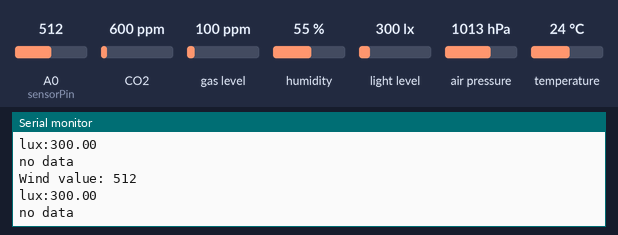
This sketch was run on a simulated Arduino Leonardo, built with avr-gcc and run on an emulated ATmega32U4. Shown: the last lines printed to the serial monitor. The inputs (shaded band) are chosen by the test bench; at power-on: CO2 600 ppm, A0 (sensorPin) = 512, light level 300 lx, gas level 100 ppm, humidity 55 %, air pressure 1013 hPa, temperature 24 °C. WiFi joins after 1.5 s; servers stay silent unless stated; no MQTT or app messages arrive unless stated.

Above: at 2.7 s.
2.8 s: CO2 set to 452 ppm
At 10.38 s:
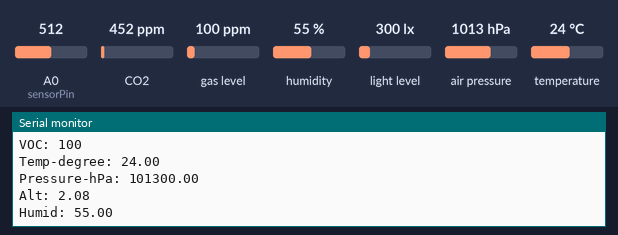
11.5 s: A0 (sensorPin) set to 716
At 11.87 s:
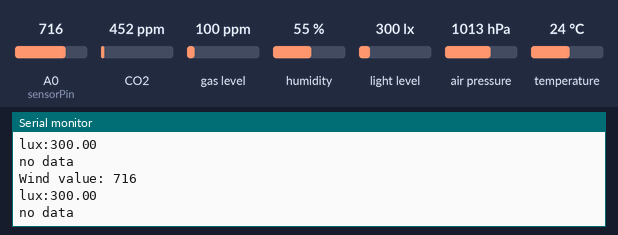
16.0 s: A0 (sensorPin) set to 992
At 16.37 s:
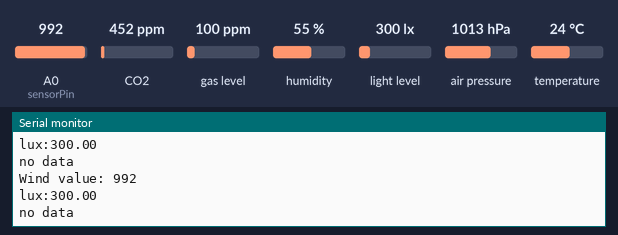
17.5 s: light level set to 40 lx
At 17.87 s:
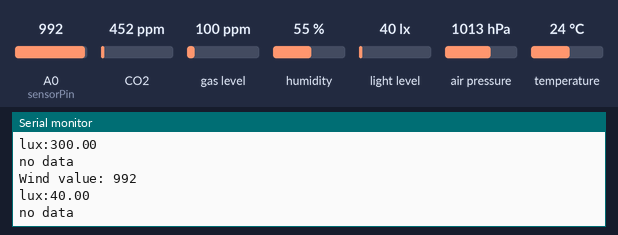
Timing chart, 0 to 20.0 s (numbered marks = the images above; inputs shaded):
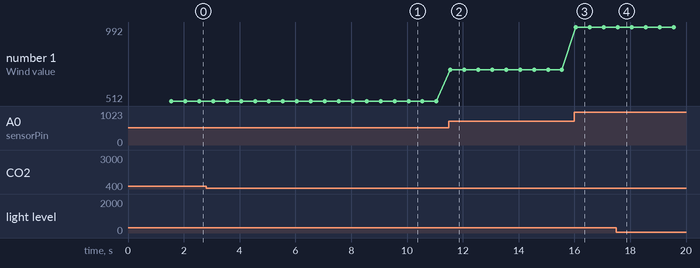

Measured:
- after the input at 2.8 s, the serial monitor: prints a new line after 7.3 s (image 1)
- after the input at 11.5 s, the serial monitor: prints a new line after 0.05 s (image 2)
- after the input at 16.0 s, the serial monitor: prints a new line after 0.05 s (image 3)
- after the input at 17.5 s, the serial monitor: prints a new line after 0.07 s (image 4)
- plotted number 1: 512 → 716 after the input at 11.5 s, 716 → 992 after the input at 16.0 s

The sketch:

1stHUB-Updated.ino
```cpp
/***************************************************************************
  This is a sketch that connects the
  1) BME280 humidity, temperature & pressure sensor - https://learn.adafruit.com/adafruit-bme280-humidity-barometric-pressure-temperature-sensor-breakout/arduino-test
  2) CCS811 Gas Sensor - Co2 and VOC - https://learn.adafruit.com/adafruit-ccs811-air-quality-sensor?view=all
  3) TCL2561 - lux sensor - https://learn.adafruit.com/tsl2561/arduino-code
  4) PM2.5 Air Quality Sensor - https://learn.adafruit.com/pm25-air-quality-sensor/arduino-code
  5) Anemometer wind Sensor - https://www.adafruit.com/product/1733
  6) https://www.vegetronix.com/Products/THERM200/
  7) https://www.vegetronix.com/Products/VH400/
  8) https://voltatek.ca/sensors/151-rain-drop-detection-sensor-module.html
  Sensors 1, 2 and 3 use I2C or SPI to communicate, 2 or 4 pins are required
  to interface. The device's I2C address is either 0x76 or 0x77 and 0x5a.

SDA-> Pin 4A on Arduino Uno
SCL -> Pin 5A on Arduino Uno

Notes on wiring:
BME - SCK pin to the I2C clock SCL  and SDI pin to the I2C data SDA pin
CCS811 Gas Sensor - Co2 and VOC - must also ground WAKE pin
TCS34725 - RGB colour sensor - To turn off LED on Board ground LED pin
PM2.5 - Ground, Positive, Pin 2 on Arduino
Anemometer wind sensor -- red to + of power source - 12vdc is fine.
    Black is to ground on power source and ground on microcontroller.
    Blue goes to A0
The Rain sensor - unlike tPixel74lokihe other analog sensors uses 5vdc as VCC

 ***************************************************************************/


#include <Ethernet.h>
#include <MQTT.h>
#include <SPI.h> //from DhcpAddressPrinter

#include <Wire.h>
#include <Adafruit_TSL2561_U.h> // LUX
#include <Adafruit_Sensor.h>  // BME - Temp/pressure sensor
#include <Adafruit_BME280.h> // BME - Temp/pressure sensor
#include "Adafruit_CCS811.h" //CCS811 code - Co2 and TVOC

//https://learn.adafruit.com/pm25-air-quality-sensor/arduino-code
//#include <SoftwareSerial.h>
//SoftwareSerial pmsSerial(10, 11);  // on a mega - (10-RX, 11=TX) on an uno (2=RX,3=TX)

#define BME_SCK 13 // BME - Temp/pressure sensor
#define BME_MISO 12 // BME - Temp/pressure sensor
#define BME_MOSI 11 // BME - Temp/pressure sensor
#define BME_CS 10 // BME - Temp/pressure sensor

#define SEALEVELPRESSURE_HPA (1013.25)

// from DhcpAddressPrinter
byte mac[] = {
    0x00, 0xAA, 0xBB, 0xCC, 0xDE, 0x04 /*change mac address so it is different from the programme
    on send arduino */
  };
// end from DhcpAddressPrinter

EthernetClient net;
MQTTClient client;
Adafruit_BME280 bme; // I2C - BME - Temp/pressure sensor
Adafruit_TSL2561_Unified tsl = Adafruit_TSL2561_Unified(TSL2561_ADDR_FLOAT, 12345);// LUX - should give a unique name -default is 12345
Adafruit_CCS811 ccs; //CCS811 code - Co2 and TVOC

struct pms5003data { //particulate
  uint16_t framelen;
  uint16_t pm10_standard, pm25_standard, pm100_standard;
  uint16_t pm10_env, pm25_env, pm100_env;
  uint16_t particles_03um, particles_05um, particles_10um, particles_25um, particles_50um, particles_100um;
  uint16_t unused;
  uint16_t checksum;
};

struct pms5003data data ={0,0,0,0,0,0,0,0,0,0,0,0,0,0,0}; // sets the values to 0 so that the first upload is not jiberish

unsigned long fastDelayTime = 500;
unsigned long slowDelayTime = 10000;
unsigned long previousFastMillis = 0;
unsigned long previousSlowMillis = 0;
int sensorPin = A0;    // sdefines input pin for the wind sensor
int windsensorValue = 0;  // variable to store the value coming from the wind sensor
int moisturePin = A1; // this defines the pin A0 as the moisture sensor pin
int moistureReading;  // this holds the reading from the soil moisture sensor
int temperaturePin = A2; // defines the pin A2 as the temperature sensor pin
int temperatureReading;  // this holds the reading from the soil temperature sensor
int rainPin = A3; // defines the pin A3 as the rain sensor pin
int rainReading;  // this holds the reading from the rain sensor

void setup() {
  Serial.begin(115200); // this is now faster for particulate sensor

        // sensor baud rate is 9600 //PM2.5
        //pmsSerial.begin(9600);
        Serial1.begin(9600); // for mega in pin 19

    tsl.begin(); //Lux sensor
    configureSensor();
    bme.begin();  //Pressure/Temp sensor
    ccs.begin(); // gas sensor

// from DhcpAddressPrinter
     // start the Ethernet connection:
    Serial.println("Initialize Ethernet with DHCP:");
      if (Ethernet.begin(mac) == 0) {
      Serial.println("Failed to configure Ethernet using DHCP");
        if (Ethernet.hardwareStatus() == EthernetNoHardware) {
      Serial.println("Ethernet shield was not found.  Sorry, can't run without hardware. :(");
        } else if (Ethernet.linkStatus() == LinkOFF) {
      Serial.println("Ethernet cable is not connected.");
        }
       // no point in carrying on, so do nothing forevermore:
       while (true) {
          delay(1);
        }
      }
    //print your local IP address:
    Serial.print("My IP address: ");
    Serial.println(Ethernet.localIP());
    //end from DhcpAddressPrinter

    client.begin("public.cloud.shiftr.io", net);
    //client.onMessage(messageReceived);  // call this function (message received) whenever there is a message
    connect();

}

void loop() {
  client.loop();

  if (!client.connected()) {
    connect();

  }
  // This sends the sensor data that needs to be sent quickly to shiftr - ie//wind
    unsigned long currentMillis = millis();
    if (currentMillis - previousFastMillis >= fastDelayTime) {
        previousFastMillis = currentMillis;
        // This runs every fastDelayTime ms
        // Process fast sensors
        // read the value from the wind sensor:
        windsensorValue = analogRead(sensorPin);
        client.publish("/Wind", String(windsensorValue));
        Serial.print("Wind value: ");Serial.println(windsensorValue);

        //LUX sensor
        //print sensor values only when necessary - else look at shiftr
         /* Get a new sensor event */
        sensors_event_t event; //LUX sensor
        tsl.getEvent(&event);
        if (event.light){
          client.publish("/Lux", String(event.light));
          Serial.print("lux:"); Serial.println(event.light);
        }

          //Particulate
          if (readPMSdata(&Serial1)) { //if (readPMSdata(&pmsSerial)) - if using software serial
            // reading data was successful!
            Serial.print("Particles > 0.3um / 0.1L air:"); Serial.println(data.particles_03um);
            Serial.print("Particles > 0.5um / 0.1L air:"); Serial.println(data.particles_05um);
            Serial.print("Particles > 1.0um / 0.1L air:"); Serial.println(data.particles_10um);
            Serial.print("Particles > 2.5um / 0.1L air:"); Serial.println(data.particles_25um);
            Serial.print("Particles > 5.0um / 0.1L air:"); Serial.println(data.particles_50um);
            Serial.print("Particles > 10.0 um / 0.1L air:"); Serial.println(data.particles_100um);
            Serial.println("---------------------------------------");
          }

  // This sends the sensors that change less frequently to shiftr
        if (currentMillis - previousSlowMillis >= slowDelayTime) {
          previousSlowMillis = currentMillis;

        moistureReading = analogRead(moisturePin);
        client.publish("/WetSoil", String(moistureReading)); // sending to shiftr
        temperatureReading = analogRead(temperaturePin);
        temperatureReading = map(temperatureReading, 0, 625, -40, 85);
        client.publish("/TempSoil", String(temperatureReading)); // sending to shiftr
        rainReading = analogRead(rainPin);
        client.publish("/Rain", String(rainReading)); // sending to shiftr

        //Gas/VOC sensor
        if(ccs.available()){
          if(!ccs.readData()){
          client.publish("/C02", String(ccs.geteCO2()));
          Serial.print("C02: "); Serial.print(ccs.geteCO2()); Serial.println("");
          client.publish("/VOC", String(ccs.getTVOC()));
          Serial.print("VOC: "); Serial.print(ccs.getTVOC()); Serial.println("");
          }
        }

        //BME sensor - Humidity/temp/pressure
        client.publish("/Temp-degree", String(int(bme.readTemperature())));
        Serial.print("Temp-degree: "); Serial.print(bme.readTemperature()); Serial.println("");
        client.publish("/Pressure-hPa", String(int(bme.readPressure()/100)));
        Serial.print("Pressure-hPa: "); Serial.print(bme.readPressure()); Serial.println("");
        client.publish("/Alt", String(int(bme.readAltitude(SEALEVELPRESSURE_HPA))));
        Serial.print("Alt: "); Serial.print(bme.readAltitude(SEALEVELPRESSURE_HPA)); Serial.println("");
        client.publish("/Humid", String(int(bme.readHumidity())));
        Serial.print("Humid: "); Serial.print(bme.readHumidity()); Serial.println("");

        //Particulate
            client.publish("/Particles.3", String(data.particles_03um));
            client.publish("/Particles.5", String(data.particles_05um));
            client.publish("/Particles1", String(data.particles_10um));
            client.publish("/Particles2.5", String(data.particles_25um));
            client.publish("/Particles5", String(data.particles_50um));
            client.publish("/Particles10", String(data.particles_100um));
    }
  DhcpAddress();
  }
}

///----------------------particle
boolean readPMSdata(Stream *s) {
  // Read a byte at a time until we get to the special '0x42' start-byte
  while (s->available() && s->peek() != 0x42) {
    s->read();
  }

  if (! s->available()) {
    Serial.println("no data");
    return false;
  }

  // Now read all 32 bytes
  if (s->available() < 32) {
    Serial.println("< 32 bytes available");
    return false;
  }

  uint8_t buffer[32];
  uint16_t sum = 0;
  s->readBytes(buffer, 32);

  // get checksum ready
  for (uint8_t i=0; i<30; i++) {
    sum += buffer[i];
  }

  /* debugging
  for (uint8_t i=2; i<32; i++) {
    Serial.print("0x"); Serial.print(buffer[i], HEX); Serial.print(", ");
  }
  Serial.println();
  */

  // The data comes in endian'd, this solves it so it works on all platforms
  uint16_t buffer_u16[15];
  for (uint8_t i=0; i<15; i++) {
    buffer_u16[i] = buffer[2 + i*2 + 1];
    buffer_u16[i] += (buffer[2 + i*2] << 8);
  }

  // put it into a nice struct :)
  memcpy((void *)&data, (void *)buffer_u16, 30);

  if (sum != data.checksum) {
    Serial.println("Checksum failure");
    return false;
  }
  // success!
  return true;
}

void connect() {
  Serial.print("connecting...");
  while (!client.connect("PoetryAI", "poetryai", "605k8jiP5ZQXyMEJ")) {
    Serial.print(".");
    delay(1000);
  }

  Serial.println("\nconnected!");  //  '/n' means start at new line

  //This is if I want to subscribe to anything in Shiftr - make sure to add messageReceived below and call it above.
  //client.subscribe("/WetSoil");  //     '/' all names start with a slash
  //client.unsubscribe("/WetSoil");
  //client.subscribe("/Light");  //     '/' all names start with a slash
  //client.subscribe("/Temperature");  //     '/' all names start with a slash
}

void DhcpAddress(){

  // from DhcpAddressPrinter
  switch (Ethernet.maintain()) {
  case 1:
    //renewed fail
    Serial.println("Error: renewed fail");
    break;

  case 2:
    //renewed success
    Serial.println("Renewed success");
    //print your local IP address:
    Serial.print("My IP address: ");
    Serial.println(Ethernet.localIP());
    break;

  case 3:
    //rebind fail
    Serial.println("Error: rebind fail");
    break;

  case 4:
    //rebind success
    Serial.println("Rebind success");
    //print your local IP address:
    Serial.print("My IP address: ");
    Serial.println(Ethernet.localIP());
    break;

  default:
    //nothing happened
    break;
   // end from DhcpAddressPrinter
  }
}

void configureSensor(void)
{
  tsl.enableAutoRange(true);            /* Auto-gain ... switches automatically between 1x and 16x */
  tsl.setIntegrationTime(TSL2561_INTEGRATIONTIME_13MS);      /* fast but low resolution */

}
// Add this if I want to subscribe to something
/*(void messageReceived(String &topic, String &payload) {   // string is a type of variable - a series of characters (topic= /WetSoil  payload= the value
  if (topic== "moistureReading"){
   moistureReading = payload.toInt(); // this translates the payload string into and integer, which is now stored in moistureReading
  }
  if (topic== "lightReading"){
   lightReading = payload.toInt(); // this translates the payload string into and integer, which is now stored in moistureReading
  }
  if (topic== "temperatureReading"){
   temperatureReading = payload.toInt(); // this translates the payload string into and integer, which is now stored in moistureReading
  }
  Serial.println("incoming: " + topic + " - " + payload);  // see serial - this is how the information is displayed
}*/
```
